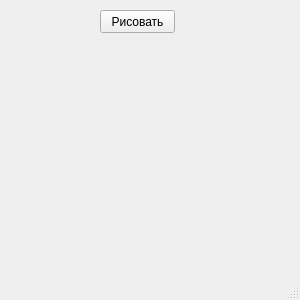
<?xml version="1.0" encoding="UTF-8"?>
<ui version="4.0">
 <class>MainWindow</class>
 <widget class="QMainWindow" name="MainWindow">
  <property name="geometry">
   <rect>
    <x>0</x>
    <y>0</y>
    <width>300</width>
    <height>300</height>
   </rect>
  </property>
  <property name="windowTitle">
   <string>Круги1</string>
  </property>
  <widget class="QWidget" name="centralwidget">
   <widget class="QPushButton" name="pushButton">
    <property name="geometry">
     <rect>
      <x>100</x>
      <y>10</y>
      <width>75</width>
      <height>23</height>
     </rect>
    </property>
    <property name="text">
     <string>Рисовать</string>
    </property>
   </widget>
  </widget>
  <widget class="QStatusBar" name="statusbar"/>
 </widget>
 <resources/>
 <connections/>
</ui>
